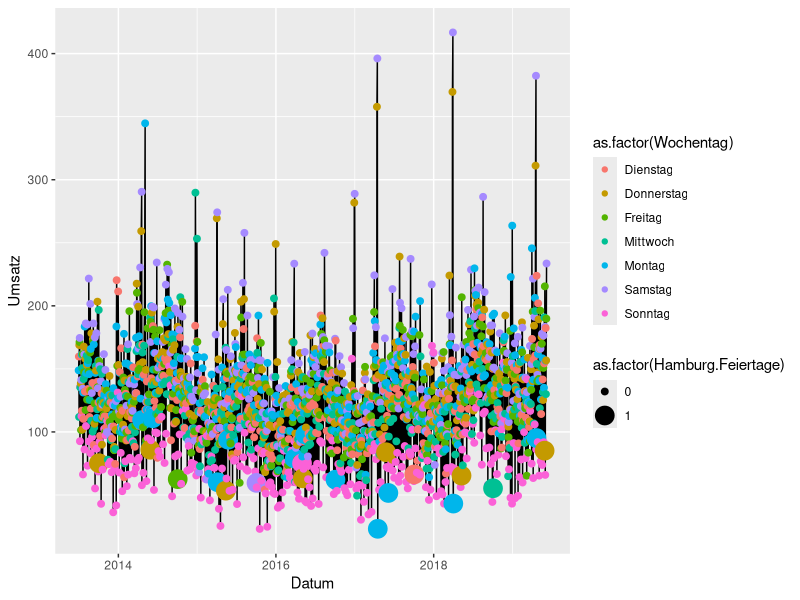

Reproduce this figure in R.
## ---- chunk 1
library(ggplot2)
library(readr)

full_Dataset <- read_csv("full_Dataset.csv", show_col_types = FALSE)
full_Dataset <- subset(full_Dataset, Datum <= "2019-06-08")
## ---- chunk 2
# Load dataset from github
full_Dataset$Datum <- as.Date(full_Dataset$Datum)

Brot <- subset(full_Dataset, Warenname == "Brot")


# Plot
ggplot(Brot, aes(x=Datum, y=Umsatz)) +
  geom_line()+
  geom_point(aes(color = as.factor(Wochentag), size = as.factor(Hamburg.Feiertage)))
